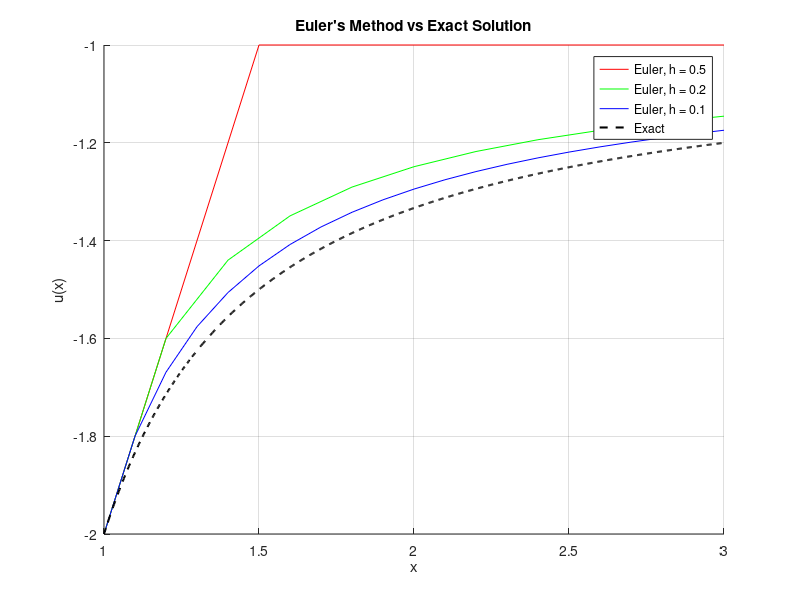

Write the MATLAB code that produced this figure.
% Euler's Method for du/dx = (u^2 + u)/x, u(1) = -2, with exact solution
clc; clear; close all;

% Define function and exact solution
f = @(x, u) (u.^2 + u) ./ x;
exact = @(x) (2*x) ./ (1 - 2*x); 

x_start = 1;
x_end = 3;

% Step sizes to test
step_sizes = [0.5, 0.2, 0.1];
colors = {'r', 'g', 'b'};
legend_entries = {};

figure;
hold on;

% Loop over each step size
for k = 1:length(step_sizes)
    h = step_sizes(k);
    x = x_start:h:x_end;
    u = zeros(size(x));
    u(1) = -2;

    % Euler iteration
    for j = 1:(length(x) - 1)
        u(j+1) = h * f(x(j), u(j)) + u(j);
    end

    % Plot numerical solution
    plot(x, u, colors{k}, 'DisplayName', ['Euler, h = ', num2str(h)]);
    legend_entries{end+1} = ['Euler, h = ', num2str(h)];
end

% Plot exact solution
x_exact = linspace(x_start, x_end, 1000);
plot(x_exact, exact(x_exact), 'k--', 'LineWidth', 1.5, 'DisplayName', 'Exact');
legend_entries{end+1} = 'Exact';

legend('show');
xlabel('x');
ylabel('u(x)');
title('Euler''s Method vs Exact Solution');
grid on;
